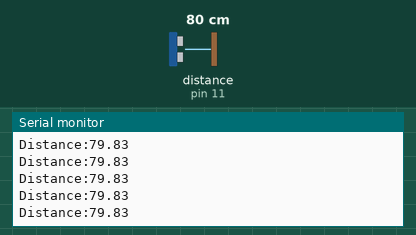
This sketch was run on a simulated Arduino Uno, built with avr-gcc and run on an emulated ATmega328P. Parts: the last lines printed to the serial monitor. Wiring (inferred from the names in the program): ultrasonic range finder: trigger pin 12; echo pin 11. Inputs (shaded band) come from the test bench; at power-on: distance to the obstacle (sensor on pin 11) 80 cm. The echo pulse lasts 58.3 µs per cm.

Above: at 1.2 s.
1.3 s: distance to the obstacle (sensor on pin 11) set to 2 cm
At 1.38 s:
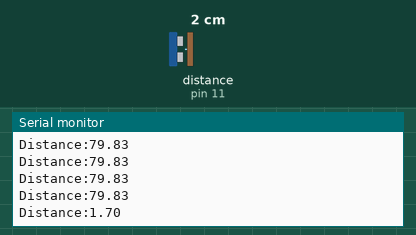
4.3 s: distance to the obstacle (sensor on pin 11) set to 4 cm
At 4.3 s:
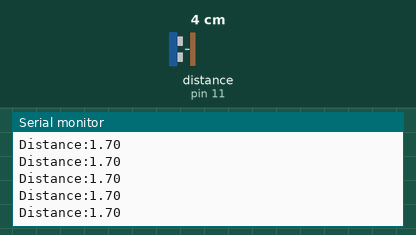
Timing chart, 0 to 7.3 s (numbered marks = the images above; inputs shaded):
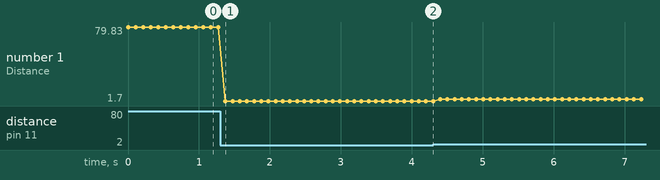

Measured:
- after the input at 1.3 s, the serial monitor: prints a new line after 0.07 s (image 1)
- plotted number 1: 79.83 → 1.7 after the input at 1.3 s, 1.7 → 3.71 after the input at 4.3 s

The sketch:

Ultrasonic_Sensor.ino
```cpp
/*
  Program for using an HC-SR04 sensor without any libraries.
*/

// defining the components connected to the pins
#define ECHO_PIN 11
#define TRIGGER_PIN 12

void setup() {
  Serial.begin(9600); // to initialize the serial monitor for display

  // setting up the inputs and outputs
  pinMode(ECHO_PIN, INPUT); // the pin that receives the ultrasonic
  pinMode(TRIGGER_PIN, OUTPUT); // the pin that generates the ultrasonic

}

void loop() {
  // reset the trigger pin and then send the trigger
  digitalWrite(TRIGGER_PIN, LOW);
  delayMicroseconds(2);

  digitalWrite(TRIGGER_PIN, HIGH);
  delayMicroseconds(10); // to give the echo pin time to receive it

  digitalWrite(TRIGGER_PIN, LOW); // turn it off so the echo does not receive it from trigger itself

  unsigned long time = pulseIn(ECHO_PIN, HIGH); // duration that echo pin remained high, i.e. received a signal
  double distance = time/58.2; // distance = time*speed/2 (back and forth)
  Serial.println("Distance:" + String(distance)); // to display the distance on the serial monitor

  delay(100); // add a pause between checks

}
```
